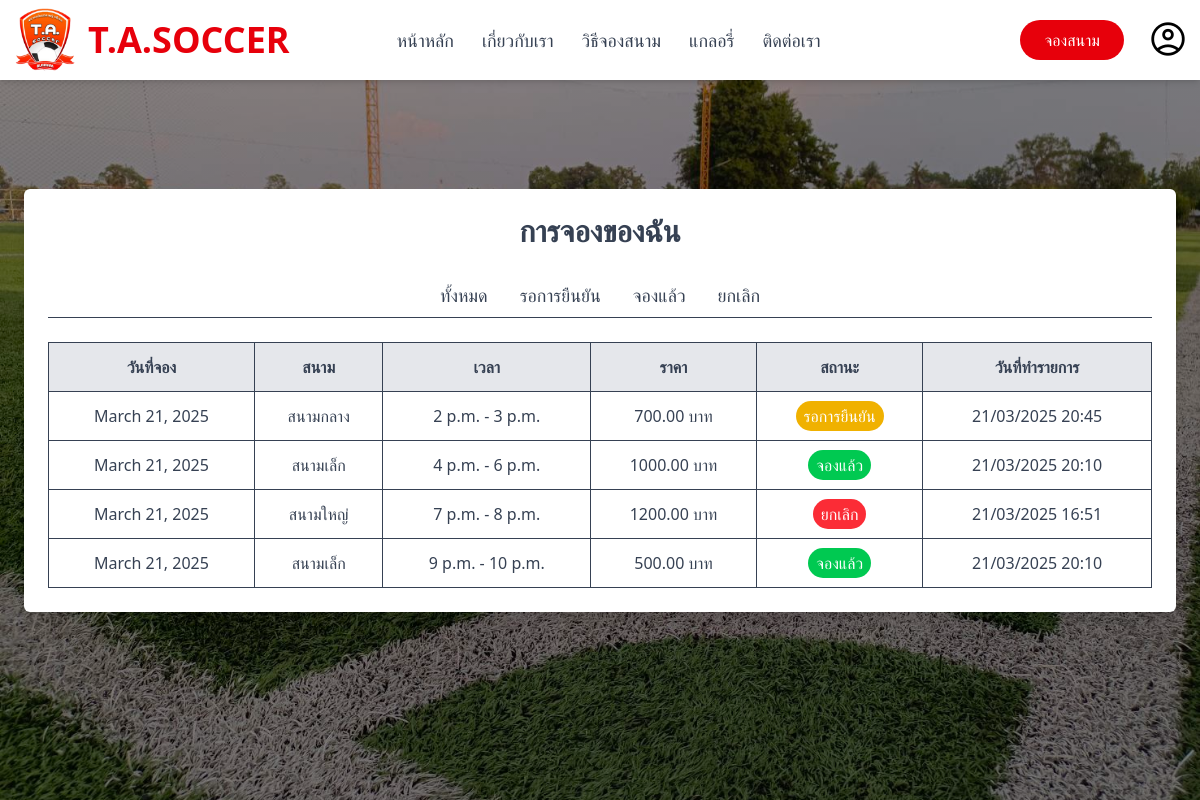
/my-reservations/ (signed in), run on the app's committed database.
### booking/models.py (models this page shows, shortened)
class Reservation(models.Model):
    STATUS_CHOICES = (
        ('pending', 'กำลังจอง'),  # สถานะใหม่เพื่อรอการยืนยันจาก admin
        ('booked', 'จองแล้ว'),
        ('cancelled', 'ยกเลิก'),
    )
    field = models.ForeignKey(Field, on_delete=models.CASCADE)
    reservation_date = models.DateField()
    start_time = models.TimeField()
    end_time = models.TimeField()
    customer_name = models.CharField(max_length=100)
    phone = models.CharField(max_length=20)
    status = models.CharField(max_length=20, choices=STATUS_CHOICES, default='pending')  # เปลี่ยนจาก default='booked' เป็น 'pending'
    total_price = models.DecimalField(max_digits=10, decimal_places=2)
    created_at = models.DateTimeField(auto_now_add=True)

class Field(models.Model):
    id = models.AutoField(primary_key=True)
    name = models.CharField(max_length=100)
    capacity = models.IntegerField()
    price_per_hour = models.DecimalField(max_digits=10, decimal_places=2)

### LoginSystem/views/LoginViews.py (the view)
# urls.py: path('my-reservations/', LoginViews.my_reservations, name='my-reservations'),
@login_required
def my_reservations(request):
    logged_in = check_login(request)
    user_reservations = Reservation.objects.filter(
        customer_name=request.user.username
    ).order_by('-reservation_date', 'start_time')
    context = {
        'loggedin': logged_in['loggedin'],
        'user': logged_in['user'],
        'reservations': user_reservations,
    }
    return render(request, 'public/my-reservations.html', context)

### LoginSystem/views/LoginViews.py (called while the page is built)
def check_login(request):
    return {
        'loggedin': request.user.is_authenticated,
        'user': request.user
    }

### templates/public/my-reservations.html (shortened to what this page needs)
{% extends 'public/base.html' %}
{% load static %}
{% block content %}
<div class="flex justify-center items-center min-h-screen bg-cover bg-center py-24" style="background-image: linear-gradient(rgba(0, 0, 0, 0.4), rgba(0, 0, 0, 0.4)), url({% static 'images/test.jpg' %});">
    <div class="p-6 shadow-lg bg-white rounded-md w-full max-w-6xl text-gray-700">
        <h1 class="text-3xl block text-center font-semibold mb-6">การจองของฉัน</h1>
        <div class="flex justify-center mb-6 border-b">
            <button id="all-tab" class="px-4 py-2 font-medium text-lg border-b-2 border-red-500" onclick="filterReservations('all')">ทั้งหมด</button>
            <button id="pending-tab" class="px-4 py-2 font-medium text-lg" onclick="filterReservations('pending')">รอการยืนยัน</button>
            <button id="booked-tab" class="px-4 py-2 font-medium text-lg" onclick="filterReservations('booked')">จองแล้ว</button>
            <button id="cancelled-tab" class="px-4 py-2 font-medium text-lg" onclick="filterReservations('cancelled')">ยกเลิก</button>
        </div>
        {% if reservations %}
            <div class="overflow-x-auto">
                <table class="w-full border-collapse">
                    <thead>
                        <tr class="bg-gray-200 text-gray-700">
                            <th class="p-3 border">วันที่จอง</th>
                            <th class="p-3 border">สนาม</th>
                            <th class="p-3 border">เวลา</th>
                            <th class="p-3 border">ราคา</th>
                            <th class="p-3 border">สถานะ</th>
                            <th class="p-3 border">วันที่ทำรายการ</th>
                        </tr>
                    </thead>
                    <tbody>
                        {% for reservation in reservations %}
                        <tr class="border text-center reservation-row" data-status="{{ reservation.status }}">
                            <td class="p-3 border">{{ reservation.reservation_date }}</td>
                            <td class="p-3 border">{{ reservation.field.name }}</td>
                            <td class="p-3 border">{{ reservation.start_time }} - {{ reservation.end_time }}</td>
                            <td class="p-3 border">{{ reservation.total_price }} บาท</td>
                            <td class="p-3 border">
                                <span class="px-2 py-1 rounded-full text-white
                                    {% if reservation.status == 'pending' %}
                                        bg-yellow-500
                                    {% elif reservation.status == 'booked' %}
                                        bg-green-500
                                    {% else %}
                                        bg-red-500
                                    {% endif %}">
                                    {% if reservation.status == 'pending' %}
                                        รอการยืนยัน
                                    {% elif reservation.status == 'booked' %}
                                        จองแล้ว
                                    {% else %}
                                        ยกเลิก
                                    {% endif %}
                                </span>
                            </td>
                            <td class="p-3 border">{{ reservation.created_at|date:"d/m/Y H:i" }}</td>
                        </tr>
                        {% endfor %}
                    </tbody>
                </table>
            </div>
        {% else %}
            <div class="text-center py-10">
                <p class="text-xl">คุณยังไม่มีประวัติการจอง</p>
                <a href="{% url 'pre-reserve' %}" class="mt-4 inline-block bg-red-600 text-white px-4 py-2 rounded-md hover:bg-red-500">จองสนามเลย</a>
            </div>
        {% endif %}
    </div>
</div>
{% endblock %}

### data on the page
Reservation: reservation_date "March 21, 2025", field.name "สนามกลาง", start_time "2 p.m.", end_time "3 p.m.", total_price "700.00", status "รอการยืนยัน", created_at "21/03/2025 20:45"
Reservation: reservation_date "March 21, 2025", field.name "สนามเล็ก", start_time "4 p.m.", end_time "6 p.m.", total_price "1000.00", status "จองแล้ว", created_at "21/03/2025 20:10"
Reservation: reservation_date "March 21, 2025", field.name "สนามใหญ่", start_time "7 p.m.", end_time "8 p.m.", total_price "1200.00", status "ยกเลิก", created_at "21/03/2025 16:51"
Reservation: reservation_date "March 21, 2025", field.name "สนามเล็ก", start_time "9 p.m.", end_time "10 p.m.", total_price "500.00", status "จองแล้ว", created_at "21/03/2025 20:10"
